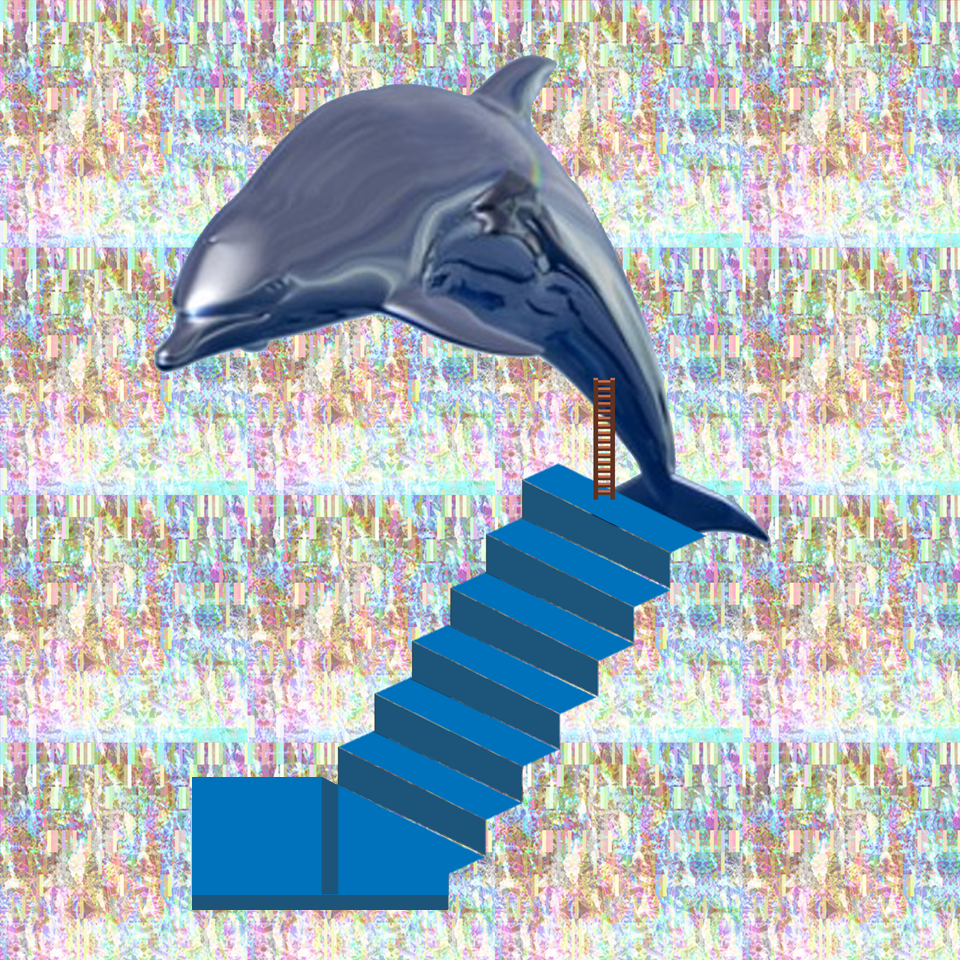

This game map was drawn from its Tiled (.tmx) file and the tilesets committed beside it. A one-line description and the trimmed map source follow:
An orthogonal 15x15 tile map with 64x64 px tiles, 1 tile layer (Tile Layer 1), 3 tilesets.

<map version="1.0" orientation="orthogonal" width="15" height="15" tilewidth="64" tileheight="64">
 <tileset firstgid="1" name="dolphinMap01" tilewidth="960" tileheight="960">
  <image source="../dolphinMap01.png" width="960" height="960" />
 </tileset>
 <tileset firstgid="2" name="blocked" tilewidth="64" tileheight="64">
  <image source="../colors/green1.png" trans="000000" width="64" height="64" />
  <tile id="0">
   <properties>
    <property name="blocked" value="true" />
    <property name="invisible" value="true" />
   </properties>
  </tile>
 </tileset>
 <tileset firstgid="3" name="clear" tilewidth="64" tileheight="64">
  <image source="../colors/clear.png" trans="000000" width="64" height="64" />
  <tile id="0">
   <properties>
    <property name="blocked" value="true" />
   </properties>
  </tile>
 </tileset>
 <layer name="Tile Layer 1" width="15" height="15">
  <data>[225 cells, 59 non-empty, 2 distinct tile ids]</data>
 </layer>
</map>
